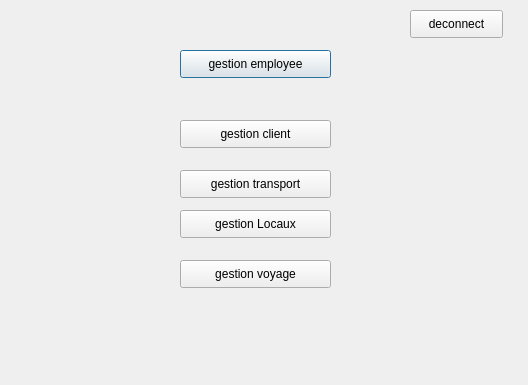
<?xml version="1.0" encoding="UTF-8"?>
<ui version="4.0">
 <class>MYDialog</class>
 <widget class="QDialog" name="MYDialog">
  <property name="geometry">
   <rect>
    <x>0</x>
    <y>0</y>
    <width>528</width>
    <height>385</height>
   </rect>
  </property>
  <property name="windowTitle">
   <string>Dialog</string>
  </property>
  <widget class="QPushButton" name="pushButton">
   <property name="geometry">
    <rect>
     <x>180</x>
     <y>50</y>
     <width>151</width>
     <height>28</height>
    </rect>
   </property>
   <property name="text">
    <string>gestion employee</string>
   </property>
  </widget>
  <widget class="QPushButton" name="pushButton_2">
   <property name="geometry">
    <rect>
     <x>180</x>
     <y>120</y>
     <width>151</width>
     <height>28</height>
    </rect>
   </property>
   <property name="text">
    <string>gestion client</string>
   </property>
  </widget>
  <widget class="QPushButton" name="pushButton_3">
   <property name="geometry">
    <rect>
     <x>180</x>
     <y>170</y>
     <width>151</width>
     <height>28</height>
    </rect>
   </property>
   <property name="text">
    <string>gestion transport</string>
   </property>
  </widget>
  <widget class="QPushButton" name="pushButton_4">
   <property name="geometry">
    <rect>
     <x>180</x>
     <y>260</y>
     <width>151</width>
     <height>28</height>
    </rect>
   </property>
   <property name="text">
    <string>gestion voyage</string>
   </property>
  </widget>
  <widget class="QPushButton" name="pushButton_5">
   <property name="geometry">
    <rect>
     <x>180</x>
     <y>210</y>
     <width>151</width>
     <height>28</height>
    </rect>
   </property>
   <property name="text">
    <string>gestion Locaux</string>
   </property>
  </widget>
  <widget class="QPushButton" name="pushButton_6">
   <property name="geometry">
    <rect>
     <x>410</x>
     <y>10</y>
     <width>93</width>
     <height>28</height>
    </rect>
   </property>
   <property name="text">
    <string>deconnect</string>
   </property>
  </widget>
 </widget>
 <resources/>
 <connections/>
</ui>
